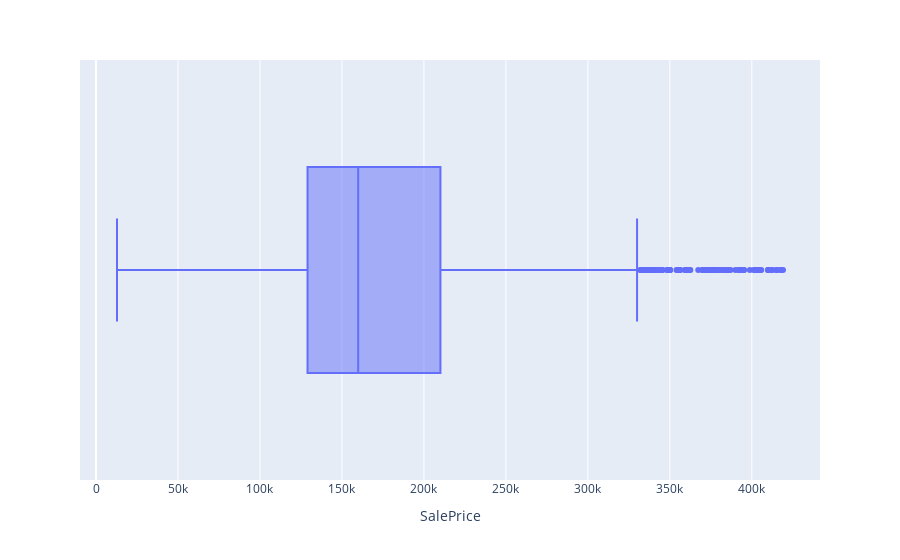

Notebook cell for this chart:
### Code cell
#💡Now, let's see the outliers:
fig = px.box(clean_df, x='SalePrice')
fig.show()

### Figure 1 — Plotly figure (JSON) as saved in the notebook; plotly's stock layout.template omitted (floating-point values rounded to 4 significant figures; data arrays with more than 128 entries replaced by an {"elided": "..."} marker saying what was removed)
{"data": [{"alignmentgroup": "True", "hovertemplate": "SalePrice=%{x}<extra></extra>", "legendgroup": "", "marker": {"color": "#636efa"}, "name": "", "notched": false, "offsetgroup": "", "orientation": "h", "showlegend": false, "type": "box", "x": {"elided": "2885 int values"}, "x0": " ", "xaxis": "x", "y0": " ", "yaxis": "y"}], "layout": {"boxmode": "group", "legend": {"tracegroupgap": 0}, "margin": {"t": 60}, "xaxis": {"anchor": "y", "domain": [0, 1], "title": {"text": "SalePrice"}}, "yaxis": {"anchor": "x", "domain": [0, 1]}}}
